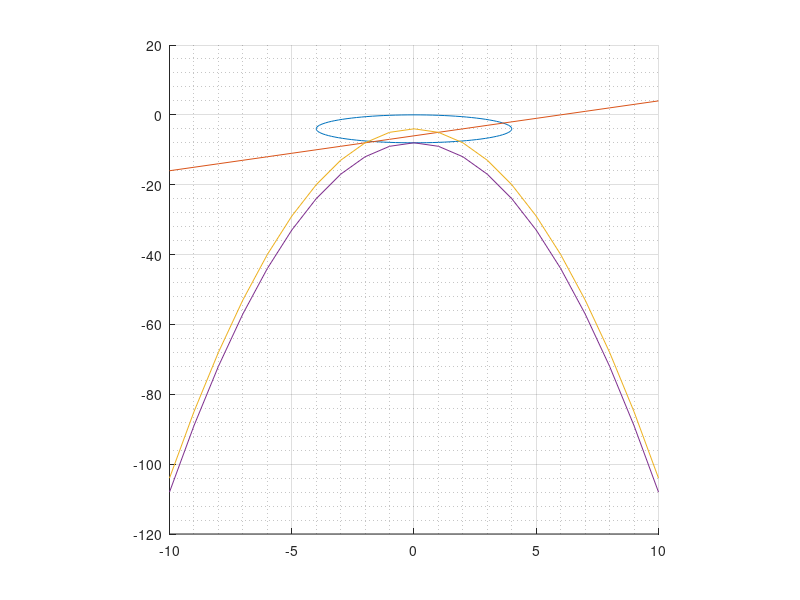

MATLAB code for this plot:
%--------------------------------------------------------------------------
% Minimizing a function graphically by inspection
% minimize   f(x) = x1^2 + x2 + 4
% subject to c1(x) = -x1^2 - (x2 + 4)^2 + 16 >= 0
%            c2(x) = x1 - x2 - 6 >= 0
%--------------------------------------------------------------------------
% Setup the problem. Hold should be on. Minor grid axis is on. Aspect
% ratio is 1 to 1 to 1.
%--------------------------------------------------------------------------
figure(1);
pbaspect([1 1 1]);
hold on;
grid on;
grid minor;
%--------------------------------------------------------------------------
% plot c1(x) = x1^2 + (x2 + 4)^2 = 16
% done by hand, a circle of radius 4 centered at [0 -4]
%--------------------------------------------------------------------------
x = 0;
y = -4;
r = 4;
th = 0:pi/50:2*pi;
xunit = r * cos(th) + x;
yunit = r * sin(th) + y;
plot(xunit, yunit);
%--------------------------------------------------------------------------
% plot c2(x) = x2 = x1 - 6
%--------------------------------------------------------------------------
x1 = [-10:1:10];
x2 = x1 - 6;
plot (x1, x2);
%--------------------------------------------------------------------------
% plot the parabola for the function f(x) = x2 = -x1^2 - 4
%--------------------------------------------------------------------------
fx1 = [-10:1:10];
f = -(fx1).^2 - 4;
plot (fx1, f);
%--------------------------------------------------------------------------
% plot the shifted parabola for the function f(x) = x2 = -x1^2 - 4 + c
%--------------------------------------------------------------------------
c = -4;
fx2 = [-10:1:10];
f2 = -(fx2).^2 - 4 + c;
plot (fx2, f2);
hold off